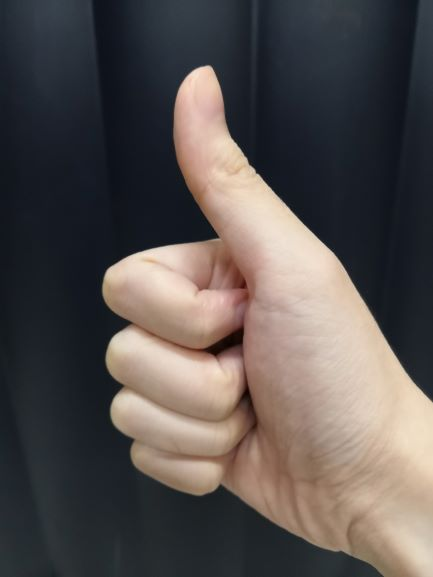
#> input picture 1.jpg, 433 x 577 px, found by its file name
$ python hw2.py
#> lines starting #> are read from the running program, lines starting #| are printed output that depends on the picture; after the words box and inside, x2 and y2 are one past the last pixel; in counts of white or black regions, pixels touching at a corner belong together
import cv2
import numpy as np
# Erosion
def Erosion(img):
    row = img.shape[0]
    column = img.shape[1]
    tmp=np.zeros((row,column),np.float32)
    for i in range (1,row-2):
        for j in range (1,column-2):
            min = img[i,j]
            for k in range (i-1,i+3):
                for l in range (j-1,j+3):
                    if k<0|k>=row-1|l<0|l>=column-1:
                        continue
                    if img[k,l]<min:
                        min=img[k,l]
            tmp[i,j]=min
    return tmp
# Dilation
def Dilation(img):
    row = img.shape[0]
    column = img.shape[1]
    tmp=np.zeros((row,column),np.uint8)
    for i in range (1,row-2):
        for j in range (1,column-2):
            max=img[i,j]
            for k in range (i-1,i+3):
                for l in range (j-1,j+3):
                    if k<0|k>=row-1|l<0|l>=column-1:
                        continue
                    if img[k,l]>max:
                       max=img[k,l]
            tmp[i,j]=max
    return tmp

image1 = cv2.imread('C:\\Users\\user\\pythontmp\\1.jpg')
#> image1 is the input picture: shape (577, 433, 3); mean B, G, R 79.7, 81.5, 87.8
image2 = cv2.imread('C:\\Users\\user\\pythontmp\\2.jpg')
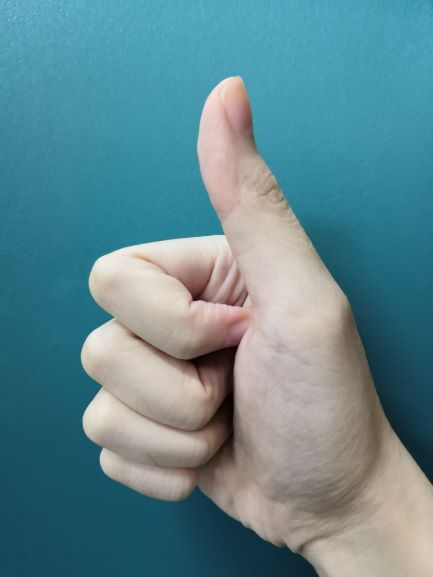
#> input picture 2.jpg, 433 x 577 px, found by its file name
#> image2 is the input picture: shape (577, 433, 3); mean B, G, R 144.5, 136.2, 96.5
image = cv2.imread('C:\\Users\\user\\pythontmp\\3.jpg')
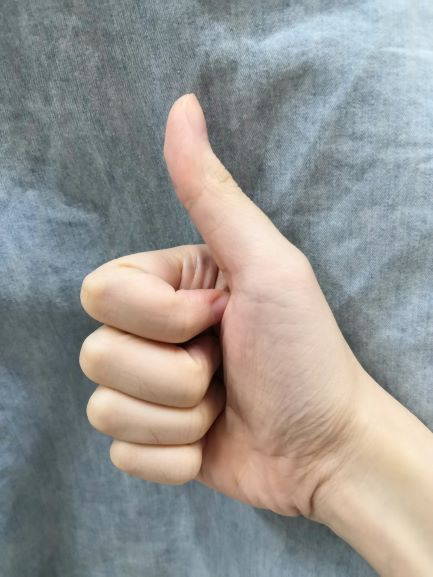
#> input picture 3.jpg, 433 x 577 px, found by its file name
#> image is the input picture: shape (577, 433, 3); mean B, G, R 146.1, 149.3, 150.5
#change to HSV and rgb
hsv = cv2.cvtColor(image, cv2.COLOR_BGR2HSV)
#> hsv: shape (577, 433, 3); mean H, S, V 68.3, 45.7, 163.3
rgb = cv2.cvtColor(image, cv2.COLOR_BGR2RGB)

#find skin color
lower = np.array([0, 10, 60])
upper = np.array([30, 180, 255])
mask = cv2.inRange(hsv, lower, upper)
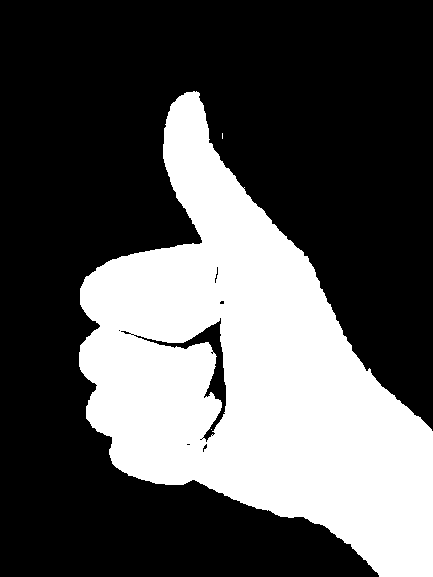
#> mask: shape (577, 433); 33.9% white; 3 white regions (2 under 20 px), largest, box (x1, y1, x2, y2) and area: (79, 91, 433, 577) 84621
skin = cv2.bitwise_and(image, image, mask=mask)
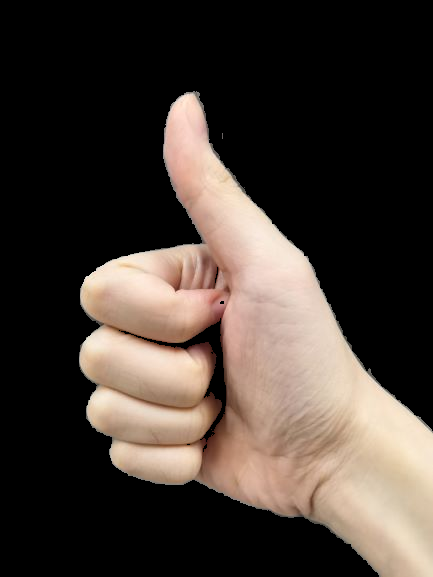
#> skin: shape (577, 433, 3); mean B, G, R 52.4, 59.4, 69.4
mask1 = cv2.inRange(rgb, lower, upper)
#> mask1: shape (577, 433); every value is 0
skin1 = cv2.bitwise_and(image, image, mask=mask)
# cv2.imshow("skinHSV.jpg", skin)
# cv2.imshow("skinRGB.jpg", skin1)
#change to gray then to binary
h,s,v = cv2.split(skin)
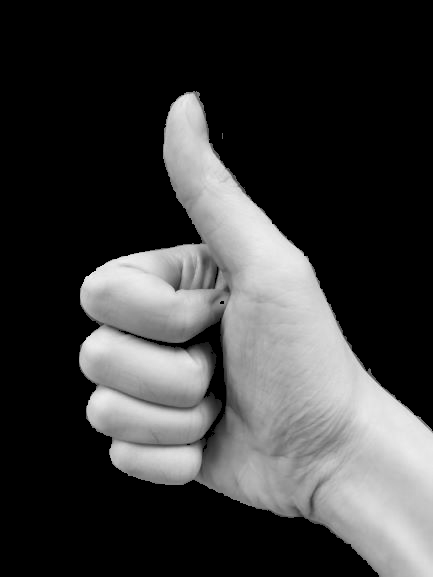
#> s: shape (577, 433); min 0, max 238, mean 59.4
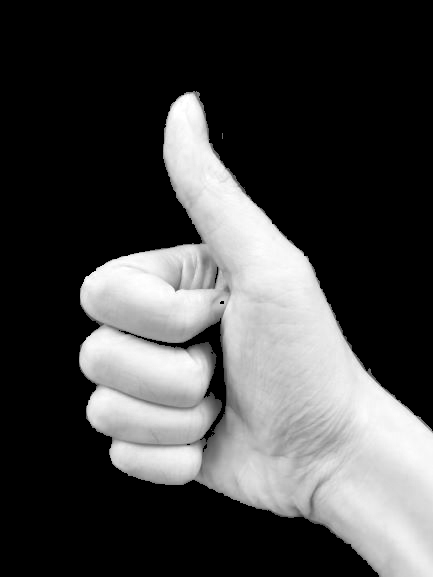
#> v: shape (577, 433); min 0, max 255, mean 69.4
ret, thresh = cv2.threshold(v, 127, 255, cv2.THRESH_BINARY)
#> thresh: shape (577, 433); 32.4% white; 3 white regions (2 under 20 px), largest, box (x1, y1, x2, y2) and area: (79, 91, 433, 577) 81061
grayimg1 = cv2.cvtColor(skin1, cv2.COLOR_BGR2GRAY)
ret1, thresh1 = cv2.threshold(grayimg1, 127, 255, cv2.THRESH_BINARY)
#> thresh1: shape (577, 433); 30.9% white; 13 white regions (11 under 20 px), largest, box (x1, y1, x2, y2) and area: (80, 92, 433, 577) 62973, (79, 325, 209, 485) 14184
# cv2.imshow("1.jpg", thresh)
# cv2.imshow("2.jpg", thresh1)
# hsv
ero=Erosion(thresh)
#> after the loop in Erosion, `for i in range (1,row-2):`: tmp: shape (577, 433) float32; 30.5% white; 1 white region, box (x1, y1, x2, y2) and area: (80, 93, 431, 575) 76315
dila=Dilation(thresh)
#> after the loop in Dilation, `for i in range (1,row-2):`: tmp: shape (577, 433); 33.9% white; 1 white region, box (x1, y1, x2, y2) and area: (77, 89, 431, 575) 84717
opening = Dilation(ero)
#> after the loop in Dilation (call 2), `for i in range (1,row-2):`: tmp: shape (577, 433); 32.4% white; 1 white region, box (x1, y1, x2, y2) and area: (78, 91, 431, 575) 80832
closing= Erosion(dila)
#> after the loop in Erosion (call 2), `for i in range (1,row-2):`: tmp: shape (577, 433) float32; 32.4% white; 1 white region, box (x1, y1, x2, y2) and area: (78, 90, 429, 573) 80930
# rgb
ero1=Erosion(thresh1)
#> after the loop in Erosion (call 3), `for i in range (1,row-2):`: tmp: shape (577, 433) float32; 28.6% white; 4 white regions (1 under 20 px), largest, box (x1, y1, x2, y2) and area: (81, 93, 431, 575) 58838, (80, 327, 207, 442) 9903, (110, 441, 200, 483) 2591
dila1=Dilation(thresh1)
#> after the loop in Dilation (call 3), `for i in range (1,row-2):`: tmp: shape (577, 433); 32.8% white; 1 white region, box (x1, y1, x2, y2) and area: (77, 90, 431, 575) 81948
opening1 = Dilation(ero1)
#> after the loop in Dilation (call 4), `for i in range (1,row-2):`: tmp: shape (577, 433); 30.7% white; 3 white regions, box (x1, y1, x2, y2) and area: (79, 91, 431, 575) 62569, (78, 325, 208, 484) 14120, (203, 272, 210, 285) 67
closing1= Erosion(dila1)
#> after the loop in Erosion (call 4), `for i in range (1,row-2):`:
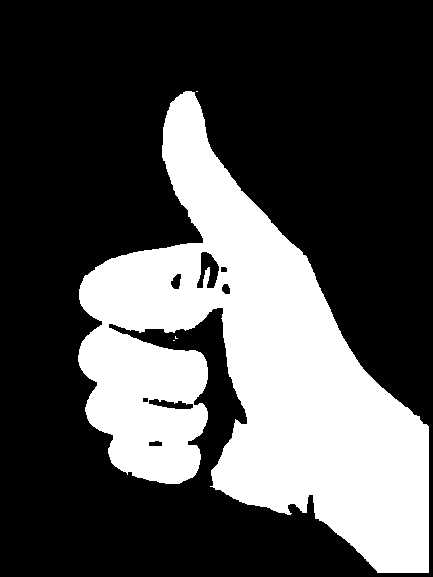
#> tmp: shape (577, 433) float32; 31% white; 4 white regions (3 under 20 px), largest, box (x1, y1, x2, y2) and area: (78, 91, 429, 573) 77319
# [6 lines of commented-out code are left out]

cv2.imshow("openHSV.jpg", opening)
cv2.imshow("closeHSV.jpg", closing)
cv2.imshow("openRGB.jpg", opening1)
cv2.imshow("closeRGB.jpg", closing1)


cv2.waitKey(0)
